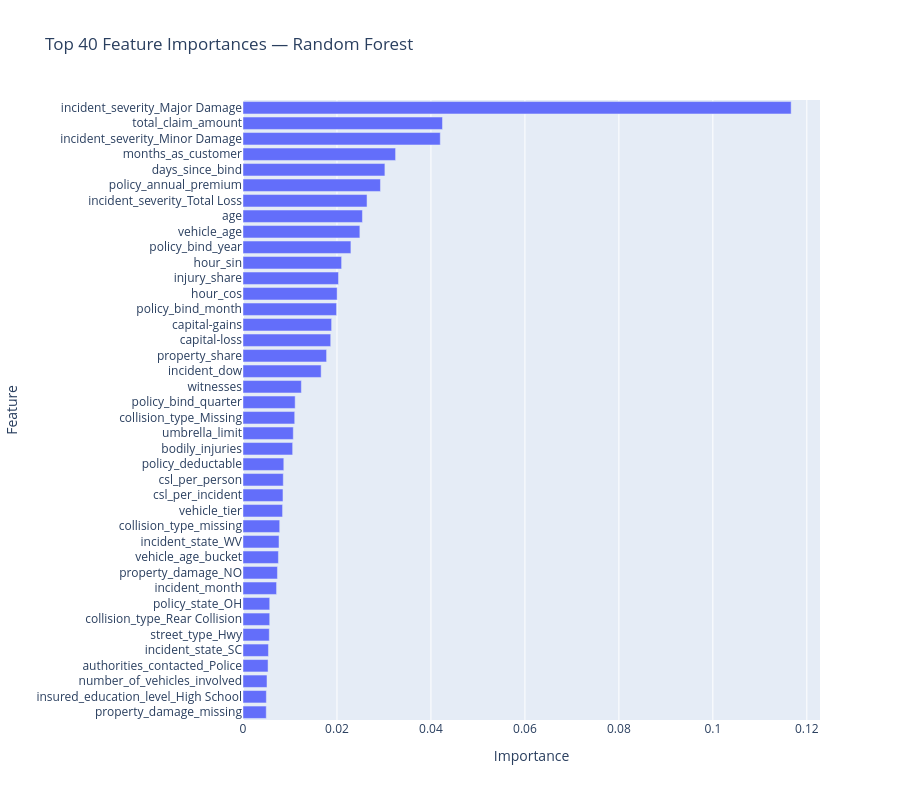
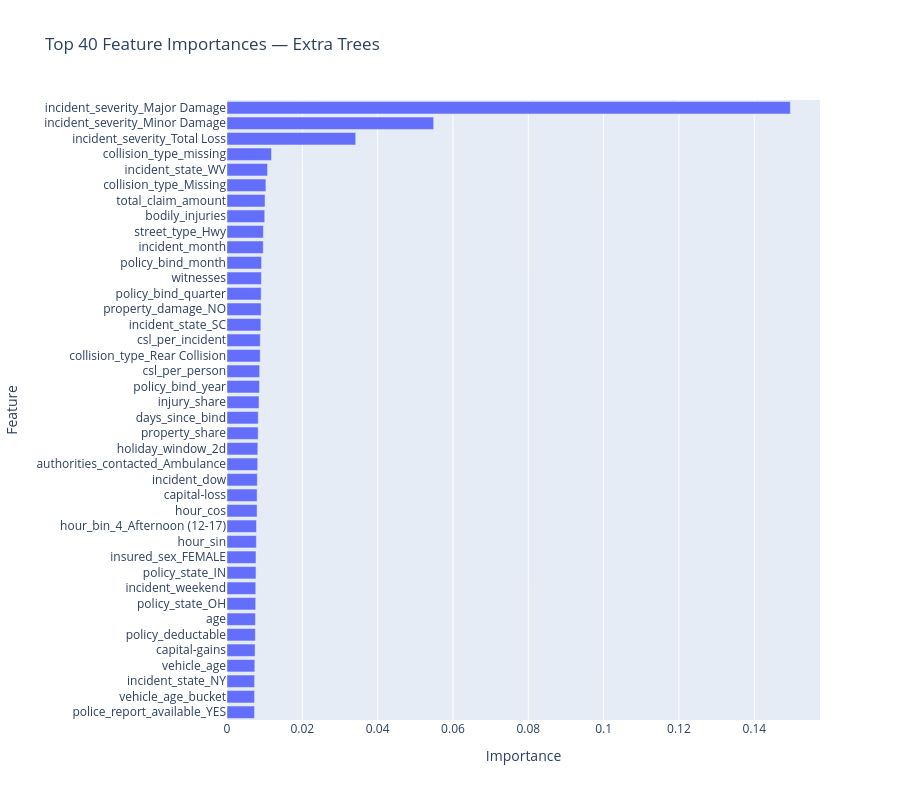
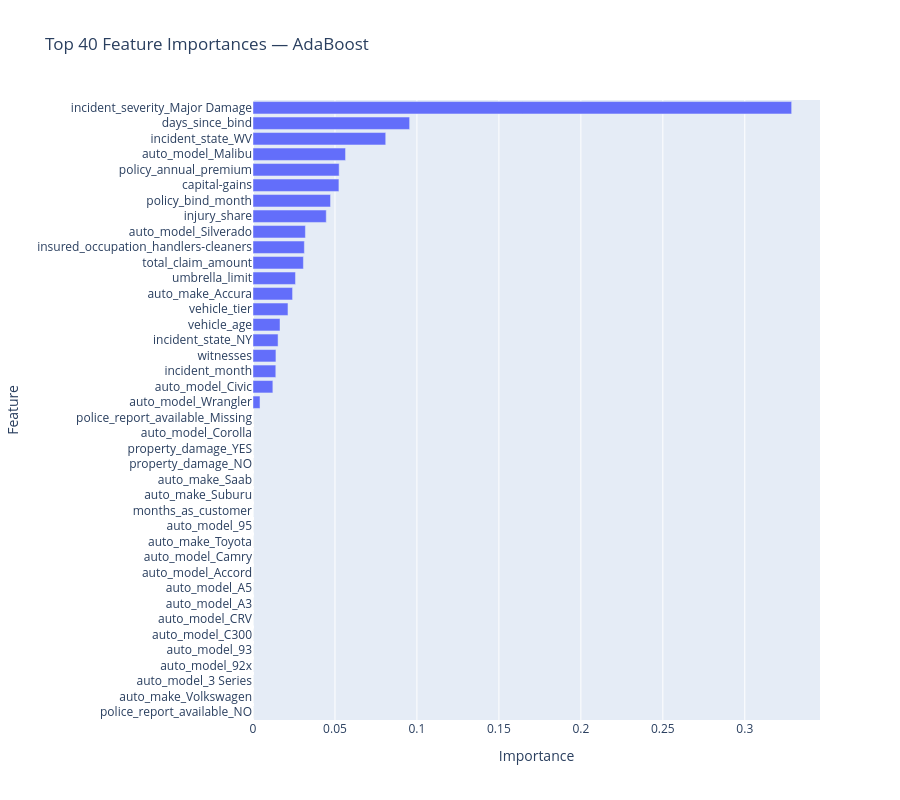
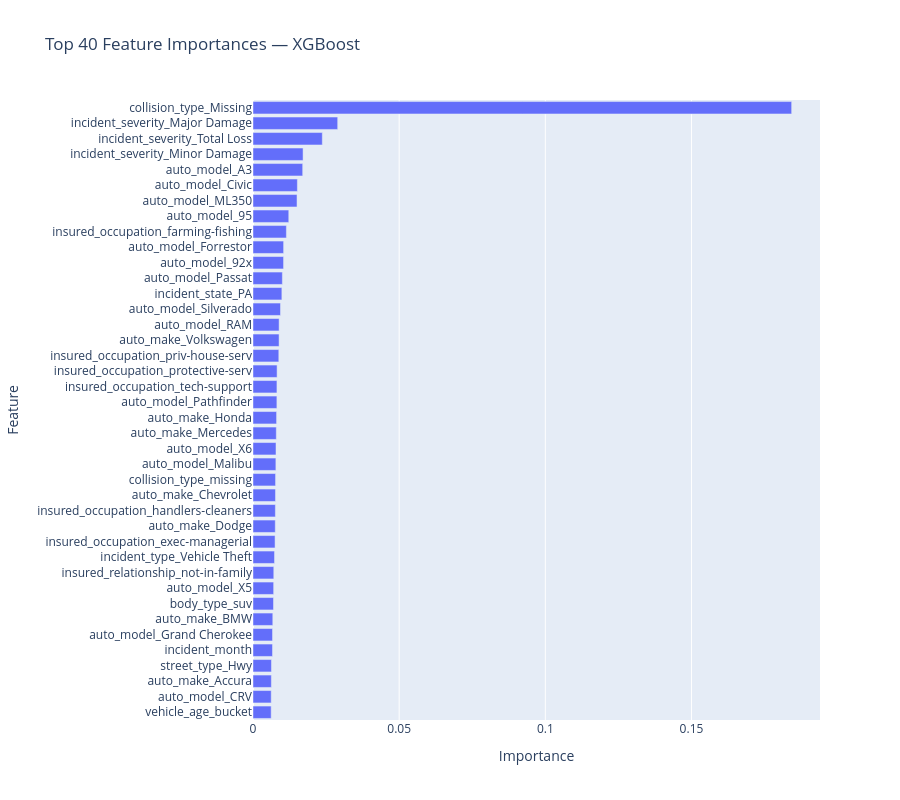

Source (notebook cell) for these figures, in order:
### Code cell
# ============================================================
# step_16 FEATURE IMPORTANCE — TREE MODELS ONLY
# ============================================================
# Why:
# - Visualize top predictive features per model.
# - Useful for model transparency and understanding domain signals.
# - Only tree-based models support .feature_importances_ directly.
# ============================================================

import numpy as np
import pandas as pd
import plotly.express as px

# 1️⃣ Extract feature names from preprocessor (includes OHE-expanded names)
ohe_feature_names = pipe_rf.named_steps["prep"].named_transformers_["ohe"].get_feature_names_out()
feature_names = num_cols + ord_cols + ohe_feature_names.tolist()

# 2️⃣ Define tree-based models that support feature_importances_
tree_pipes = {
    "Random Forest": pipe_rf,
    "Extra Trees": pipe_extra,
    "AdaBoost": pipe_ada,
    "XGBoost": pipe_xgb
}

# 3️⃣ Top N features to show
N = 40

# 4️⃣ Loop through each model and plot its top features
for model_name, pipe in tree_pipes.items():
    try:
        importances = pipe.named_steps["clf"].feature_importances_
        df_imp = pd.DataFrame({
            "feature": feature_names,
            "importance": importances
        }).sort_values("importance", ascending=False).head(N)

        fig = px.bar(
            df_imp.sort_values("importance", ascending=True),
            x="importance", y="feature",
            orientation="h",
            title=f"Top {N} Feature Importances — {model_name}",
            height=800
        )
        fig.update_layout(yaxis_title="Feature", xaxis_title="Importance")
        fig.show()
        
    except AttributeError:
        print(f"⚠️ Model '{model_name}' does not support feature_importances_")

### Figure 1 — Plotly figure (JSON) as saved in the notebook; plotly's stock layout.template omitted (floating-point values rounded to 4 significant figures)
{"data": [{"hovertemplate": "importance=%{x}<br>feature=%{y}<extra></extra>", "legendgroup": "", "marker": {"color": "#636efa", "pattern": {"shape": ""}}, "name": "", "orientation": "h", "showlegend": false, "textposition": "auto", "type": "bar", "x": [0.004949, 0.004972, 0.00511, 0.005332, 0.005419, 0.005595, 0.005685, 0.00569, 0.007145, 0.007331, 0.007539, 0.007666, 0.00781, 0.008422, 0.00851, 0.008575, 0.008684, 0.01057, 0.0107, 0.01101, 0.0111, 0.01242, 0.01663, 0.01779, 0.01867, 0.01886, 0.01991, 0.02004, 0.02033, 0.02099, 0.02297, 0.02487, 0.02542, 0.0264, 0.02926, 0.0302, 0.03247, 0.04199, 0.04245, 0.1167], "xaxis": "x", "y": ["property_damage_missing", "insured_education_level_High School", "number_of_vehicles_involved", "authorities_contacted_Police", "incident_state_SC", "street_type_Hwy", "collision_type_Rear Collision", "policy_state_OH", "incident_month", "property_damage_NO", "vehicle_age_bucket", "incident_state_WV", "collision_type_missing", "vehicle_tier", "csl_per_incident", "csl_per_person", "policy_deductable", "bodily_injuries", "umbrella_limit", "collision_type_Missing", "policy_bind_quarter", "witnesses", "incident_dow", "property_share", "capital-loss", "capital-gains", "policy_bind_month", "hour_cos", "injury_share", "hour_sin", "policy_bind_year", "vehicle_age", "age", "incident_severity_Total Loss", "policy_annual_premium", "days_since_bind", "months_as_customer", "incident_severity_Minor Damage", "total_claim_amount", "incident_severity_Major Damage"], "yaxis": "y"}], "layout": {"barmode": "relative", "height": 800, "legend": {"tracegroupgap": 0}, "title": {"text": "Top 40 Feature Importances — Random Forest"}, "xaxis": {"anchor": "y", "domain": [0, 1], "title": {"text": "Importance"}}, "yaxis": {"anchor": "x", "domain": [0, 1], "title": {"text": "Feature"}}}}

### Figure 2 — Plotly figure (JSON) as saved in the notebook; plotly's stock layout.template omitted (floating-point values rounded to 4 significant figures)
{"data": [{"hovertemplate": "importance=%{x}<br>feature=%{y}<extra></extra>", "legendgroup": "", "marker": {"color": "#636efa", "pattern": {"shape": ""}}, "name": "", "orientation": "h", "showlegend": false, "textposition": "auto", "type": "bar", "x": [0.00731, 0.007318, 0.007332, 0.007387, 0.00745, 0.007528, 0.007555, 0.007626, 0.007639, 0.007691, 0.007695, 0.007801, 0.007834, 0.007988, 0.007995, 0.00805, 0.008153, 0.008181, 0.008273, 0.008297, 0.008495, 0.008637, 0.008671, 0.008819, 0.00883, 0.008984, 0.009069, 0.009083, 0.009132, 0.009173, 0.009626, 0.009654, 0.01002, 0.0101, 0.01033, 0.01077, 0.01182, 0.03418, 0.05487, 0.1496], "xaxis": "x", "y": ["police_report_available_YES", "vehicle_age_bucket", "incident_state_NY", "vehicle_age", "capital-gains", "policy_deductable", "age", "policy_state_OH", "incident_weekend", "policy_state_IN", "insured_sex_FEMALE", "hour_sin", "hour_bin_4_Afternoon (12-17)", "hour_cos", "capital-loss", "incident_dow", "authorities_contacted_Ambulance", "holiday_window_2d", "property_share", "days_since_bind", "injury_share", "policy_bind_year", "csl_per_person", "collision_type_Rear Collision", "csl_per_incident", "incident_state_SC", "property_damage_NO", "policy_bind_quarter", "witnesses", "policy_bind_month", "incident_month", "street_type_Hwy", "bodily_injuries", "total_claim_amount", "collision_type_Missing", "incident_state_WV", "collision_type_missing", "incident_severity_Total Loss", "incident_severity_Minor Damage", "incident_severity_Major Damage"], "yaxis": "y"}], "layout": {"barmode": "relative", "height": 800, "legend": {"tracegroupgap": 0}, "title": {"text": "Top 40 Feature Importances — Extra Trees"}, "xaxis": {"anchor": "y", "domain": [0, 1], "title": {"text": "Importance"}}, "yaxis": {"anchor": "x", "domain": [0, 1], "title": {"text": "Feature"}}}}

### Figure 3 — Plotly figure (JSON) as saved in the notebook; plotly's stock layout.template omitted (floating-point values rounded to 4 significant figures)
{"data": [{"hovertemplate": "importance=%{x}<br>feature=%{y}<extra></extra>", "legendgroup": "", "marker": {"color": "#636efa", "pattern": {"shape": ""}}, "name": "", "orientation": "h", "showlegend": false, "textposition": "auto", "type": "bar", "x": [0.0, 0.0, 0.0, 0.0, 0.0, 0.0, 0.0, 0.0, 0.0, 0.0, 0.0, 0.0, 0.0, 0.0, 0.0, 0.0, 0.0, 0.0, 0.0, 0.0, 0.004261, 0.01211, 0.01391, 0.01399, 0.0153, 0.01649, 0.02134, 0.02414, 0.02592, 0.03075, 0.03133, 0.03197, 0.04469, 0.0473, 0.05241, 0.05255, 0.05645, 0.08097, 0.09555, 0.3286], "xaxis": "x", "y": ["police_report_available_NO", "auto_make_Volkswagen", "auto_model_3 Series", "auto_model_92x", "auto_model_93", "auto_model_C300", "auto_model_CRV", "auto_model_A3", "auto_model_A5", "auto_model_Accord", "auto_model_Camry", "auto_make_Toyota", "auto_model_95", "months_as_customer", "auto_make_Suburu", "auto_make_Saab", "property_damage_NO", "property_damage_YES", "auto_model_Corolla", "police_report_available_Missing", "auto_model_Wrangler", "auto_model_Civic", "incident_month", "witnesses", "incident_state_NY", "vehicle_age", "vehicle_tier", "auto_make_Accura", "umbrella_limit", "total_claim_amount", "insured_occupation_handlers-cleaners", "auto_model_Silverado", "injury_share", "policy_bind_month", "capital-gains", "policy_annual_premium", "auto_model_Malibu", "incident_state_WV", "days_since_bind", "incident_severity_Major Damage"], "yaxis": "y"}], "layout": {"barmode": "relative", "height": 800, "legend": {"tracegroupgap": 0}, "title": {"text": "Top 40 Feature Importances — AdaBoost"}, "xaxis": {"anchor": "y", "domain": [0, 1], "title": {"text": "Importance"}}, "yaxis": {"anchor": "x", "domain": [0, 1], "title": {"text": "Feature"}}}}

### Figure 4 — Plotly figure (JSON) as saved in the notebook; plotly's stock layout.template omitted (floating-point values rounded to 4 significant figures)
{"data": [{"hovertemplate": "importance=%{x}<br>feature=%{y}<extra></extra>", "legendgroup": "", "marker": {"color": "#636efa", "pattern": {"shape": ""}}, "name": "", "orientation": "h", "showlegend": false, "textposition": "auto", "type": "bar", "x": [0.006215, 0.006228, 0.00628, 0.006308, 0.006674, 0.006677, 0.006768, 0.007008, 0.007063, 0.007107, 0.007361, 0.007545, 0.007617, 0.007655, 0.007688, 0.007717, 0.007826, 0.007871, 0.007974, 0.008066, 0.008173, 0.008191, 0.008241, 0.008828, 0.008918, 0.00893, 0.009405, 0.009875, 0.01005, 0.01045, 0.01047, 0.01142, 0.01223, 0.01506, 0.01518, 0.017, 0.01713, 0.02371, 0.02897, 0.1843], "xaxis": "x", "y": ["vehicle_age_bucket", "auto_model_CRV", "auto_make_Accura", "street_type_Hwy", "incident_month", "auto_model_Grand Cherokee", "auto_make_BMW", "body_type_suv", "auto_model_X5", "insured_relationship_not-in-family", "incident_type_Vehicle Theft", "insured_occupation_exec-managerial", "auto_make_Dodge", "insured_occupation_handlers-cleaners", "auto_make_Chevrolet", "collision_type_missing", "auto_model_Malibu", "auto_model_X6", "auto_make_Mercedes", "auto_make_Honda", "auto_model_Pathfinder", "insured_occupation_tech-support", "insured_occupation_protective-serv", "insured_occupation_priv-house-serv", "auto_make_Volkswagen", "auto_model_RAM", "auto_model_Silverado", "incident_state_PA", "auto_model_Passat", "auto_model_92x", "auto_model_Forrestor", "insured_occupation_farming-fishing", "auto_model_95", "auto_model_ML350", "auto_model_Civic", "auto_model_A3", "incident_severity_Minor Damage", "incident_severity_Total Loss", "incident_severity_Major Damage", "collision_type_Missing"], "yaxis": "y"}], "layout": {"barmode": "relative", "height": 800, "legend": {"tracegroupgap": 0}, "title": {"text": "Top 40 Feature Importances — XGBoost"}, "xaxis": {"anchor": "y", "domain": [0, 1], "title": {"text": "Importance"}}, "yaxis": {"anchor": "x", "domain": [0, 1], "title": {"text": "Feature"}}}}
